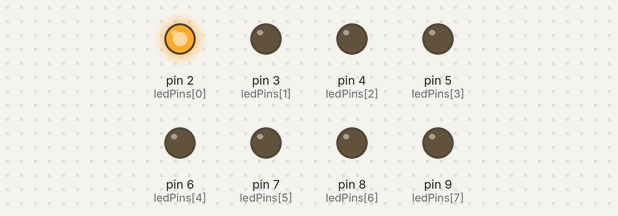
A sketch run on a simulated Arduino Uno, built with avr-gcc and run on an emulated ATmega328P. Shown: output pins drawn as LEDs (lit = HIGH).

Above: at 0.2 s.
At 1.2 s:
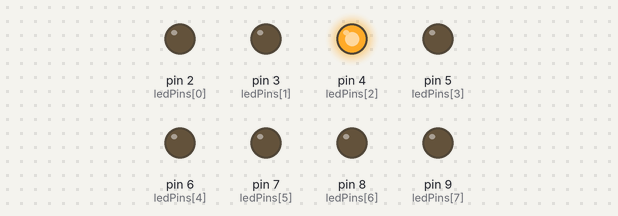
At 1.7 s:
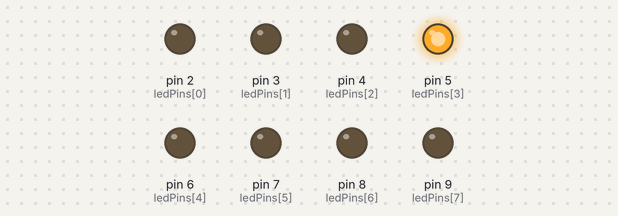
At 2.2 s:
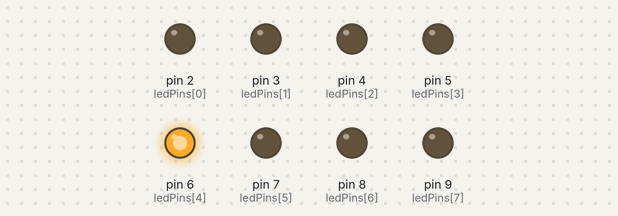
At 3.2 s:
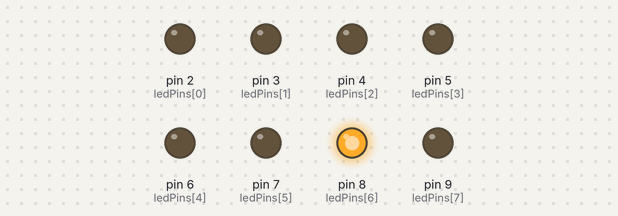
At 4.7 s:
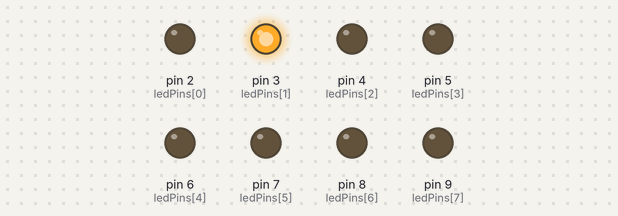
Timing chart, 0 to 5.2 s (numbered marks = the images above):
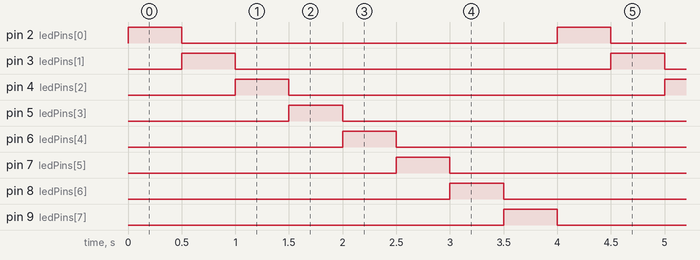

Measured:
- by itself, pin 2 (ledPins[0]), pin 3 (ledPins[1]), pin 4 (ledPins[2]), pin 5 (ledPins[3]), pin 6 (ledPins[4]), pin 7 (ledPins[5]), pin 8 (ledPins[6]), pin 9 (ledPins[7]): alternates HIGH for 0.50 s and LOW for 3.5 s
- by itself, everything shown: repeats every 4.0 s, in 9 steps

The sketch:

copy_of_copy_of_percobaan_11.ino
```cpp
int ledPins[] = {2, 3, 4, 5, 6, 7, 8, 9};
int jumlahLed = 8;
int delayTime = 500;

void setup() {
  for (int i = 0; i < jumlahLed; i++) {
    pinMode(ledPins[i], OUTPUT);
  }
}

void loop() {
  for (int i = 0; i < jumlahLed; i++) {
    digitalWrite(ledPins[i], HIGH);
    digitalWrite(ledPins[i-1], LOW);
    delay(delayTime);
  }
  digitalWrite(ledPins[7], LOW);
}
```
